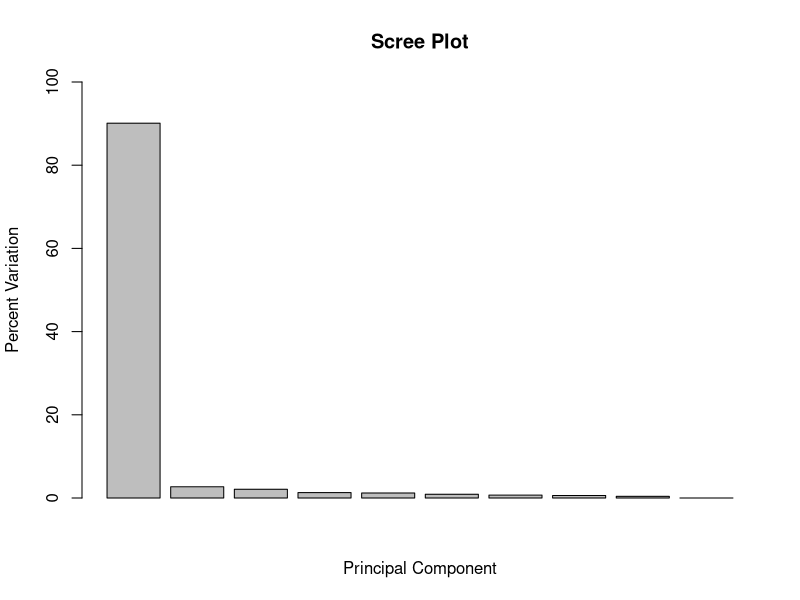
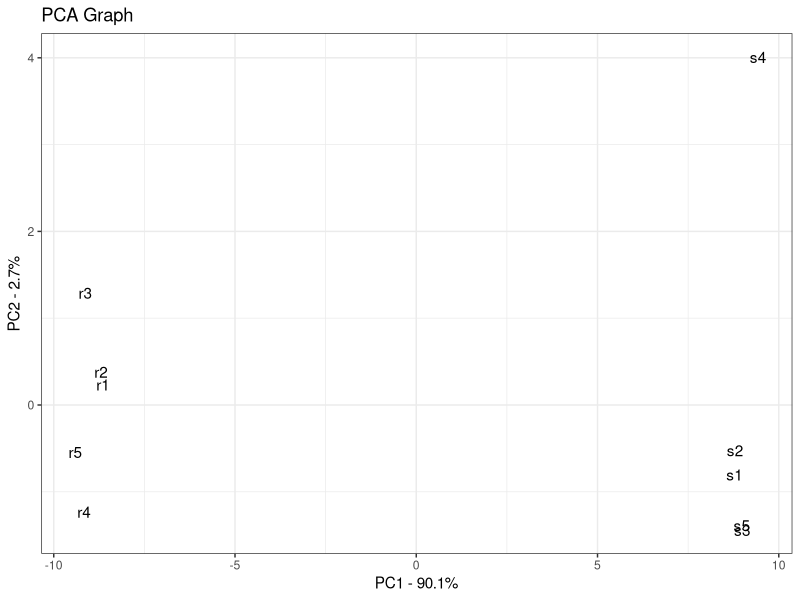

Recreate these plots in R, in order.
##############################################
######## Principal Component Analysis ########
##############################################

# generate a toy dataset of 100 parameter readings 'p' for 10 objects 'r' and 's'
data.matrix <- matrix(nrow=100, ncol=10)
colnames(data.matrix) <- c(paste("r", 1:5, sep=""), paste("s", 1:5, sep=""))
rownames(data.matrix) <- paste("p", 1:100, sep="")

for (i in 1:100) {
  r.values <- rpois(5, lambda=sample(x=10:1000, size=1))   # generate five values from a Poisson distribution
  s.values <- rpois(5, lambda=sample(x=10:1000, size=1))
  data.matrix[i,] <- c(r.values, s.values)   # insert the readings data for each variable / row
}


pca <- prcomp(t(data.matrix), scale=T) # perform PCA on dataset; prcomp() expects records / samples as rows, so transpose.
                                       # scale option centres the data about the origin (required for PCA). 
                                       # pca$x[,i] contains the data for the i-th principal component

pca.var <- pca$sdev^2   # compute variances of the PCs
pca.var.per <- round(pca.var/sum(pca.var)*100, 1)   # compute percentage variances of the PCs

# generate a scree plot of the PCs
barplot(pca.var.per, main="Scree Plot", xlab="Principal Component", ylab="Percent Variation", ylim=c(0,100))


##############################################
# produce a better plot using ggplot2 package
library(ggplot2)

pca.data <- data.frame(Object=rownames(pca$x), PC1=pca$x[,1], PC2=pca$x[,2])   # column named 'Object' is the ID column of the dataframe

ggplot(data=pca.data, aes(x=PC1, y=PC2, label=Object)) +
 geom_text() +   # plots object/record/sample labels rather than points
 xlab(paste("PC1 - ", pca.var.per[1], "%", sep="")) +
 ylab(paste("PC2 - ", pca.var.per[2], "%", sep="")) +
 theme_bw() +   # plot background theme
 ggtitle("PCA Graph")

# obtain names of top 10 parameters which contribute most to PC1.
loading_scores <- pca$rotation[,1]
param_scores <- abs(loading_scores)
param_ranks <- sort(param_scores, decreasing=TRUE)
top_params <- names(param_ranks[1:10])

pca$rotation[top_params,1] # show the scores (and their +/- sign)

